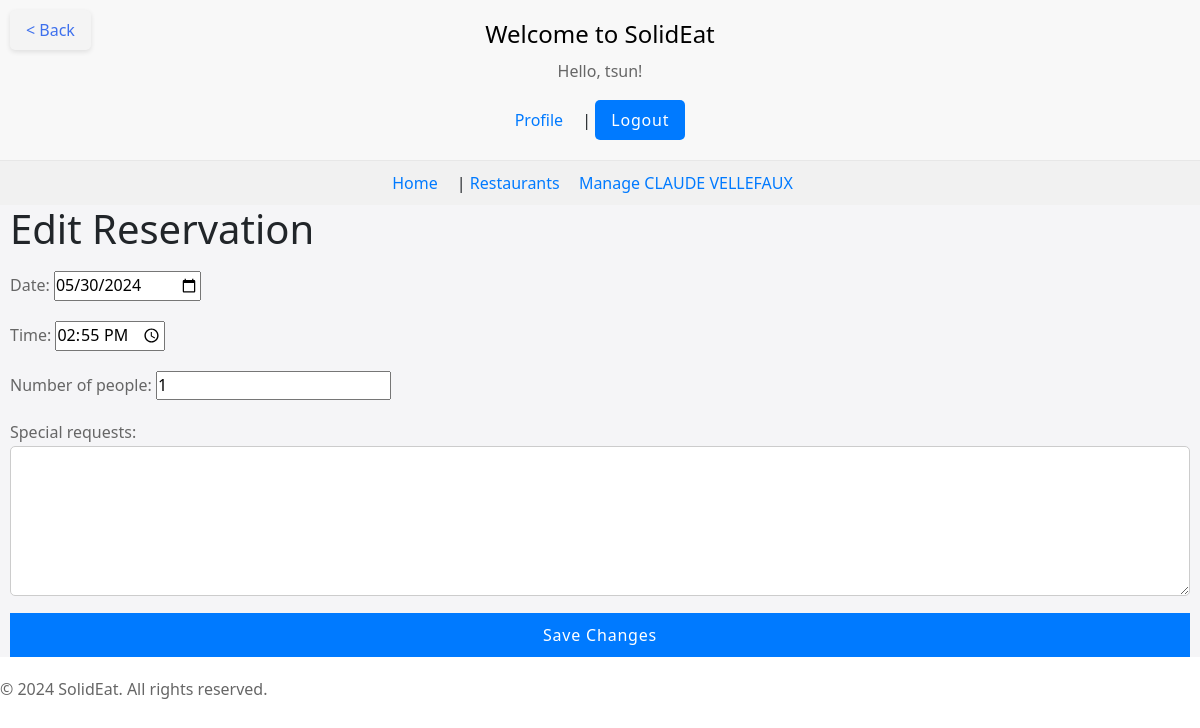
The page /booking/reservation/edit/12/ (signed in) on the database its author committed.
### booking/models.py (models this page shows, shortened)
class User(AbstractUser):
    is_manager = models.BooleanField(default=False)
    is_admin = models.BooleanField(default=False)

class Restaurant(models.Model):
    manager = models.ForeignKey(
        User,
        on_delete=models.SET_NULL,  # Corrected from on_related to on_delete
        null=True,
        blank=True,
        related_name='managed_restaurants'
    )
    TYPE_CHOICES = (
        ('S', 'Solidaire'),  # 'S' for Solidaire
        ('E', 'Economique'),  # 'E' for Economique
    )
    code = models.CharField(max_length=10)
    name = models.CharField(max_length=255)
    address = models.CharField(max_length=255)
    city = models.CharField(max_length=100)
    tt = models.CharField(max_length=100)  # Assuming 'tt' is a coordinate in string format
    type = models.CharField(max_length=1, choices=(('S', 'Solidaire'), ('E', 'Economique')))
    capacity = models.IntegerField(default=0)  # Default capacity
    description = models.TextField(default="No description available")  # Default description

class Reservation(models.Model):
    user = models.ForeignKey(settings.AUTH_USER_MODEL, on_delete=models.CASCADE, related_name="reservations")
    restaurant = models.ForeignKey('Restaurant', on_delete=models.CASCADE)
    date = models.DateField()
    time = models.TimeField()
    number_of_people = models.IntegerField(default=1)
    special_requests = models.TextField(blank=True, null=True)
    is_active = models.BooleanField(default=True)  # Indicates if the reservation is active or cancelled

### booking/views.py (the view)
# urls.py: path('reservation/edit/<int:reservation_id>/', edit_reservation, name='edit_reservation'),
@login_required
def edit_reservation(request, reservation_id):
    reservation = get_object_or_404(Reservation, id=reservation_id, restaurant__manager=request.user)
    form = ReservationForm(request.POST or None, instance=reservation)
    if form.is_valid():
        form.save()
        messages.success(request, 'Reservation updated successfully!')
        return redirect('manage_restaurant', restaurant_id=reservation.restaurant.id)
    return render(request, 'booking/edit_reservation.html', {'form': form})

### booking/forms.py (shortened to what this page needs)
class ReservationForm(ModelForm):
    class Meta:
        model = Reservation
        fields = ['date', 'time', 'number_of_people', 'special_requests']
        widgets = {
            'date': DateInput(attrs={'type': 'date'}),
            'time': TimeInput(attrs={'type': 'time'}),
            'number_of_people': NumberInput(attrs={'min': 1, 'step': 1}),
            'special_requests': Textarea(attrs={'rows': 3}),
        }

### templates/booking/edit_reservation.html (shortened to what this page needs)
{% extends 'base.html' %}
{% block content %}
<a href="javascript:void(0);" onclick="history.back();" class="back-button">
    &lt; Back
</a>
<h1>Edit Reservation</h1>
<form method="post">
    {{ form.as_p }}
    <button type="submit">Save Changes</button>
</form>
{% endblock %}

### templates/base.html (shortened to what this page needs)
{% load static %}
<!DOCTYPE html>
<html lang="en">
<head>
    <link rel="stylesheet" href="{% static 'css/style.css' %}">
    <link href="https://cdn.jsdelivr.net/npm/bootstrap@5.1.3/dist/css/bootstrap.min.css" rel="stylesheet">
</head>
<body>
    <header>
        <h1>Welcome to SolidEat</h1>
        {% if user.is_authenticated %}
            <p>Hello, {{ user.username }}!</p>
            <a href="{% url 'user_profile' %}">Profile</a> |
            <form action="{% url 'logout' %}" method="post">
                <button type="submit">Logout</button>
            </form>
        {% else %}
            <a href="{% url 'login' %}">Login</a> |
            <a href="{% url 'register' %}">Register</a>
        {% endif %}
    </header>
    <nav>
        <a href="{% url 'home' %}">Home</a> |
        <a href="{% url 'list_restaurants' %}">Restaurants</a>
        {% if user.is_authenticated and user.is_manager %}
            {% if user.managed_restaurants.exists %}
                {% for restaurant in user.managed_restaurants.all %}
                    <a href="{% url 'manage_restaurant' restaurant_id=restaurant.id %}">Manage {{ restaurant.name }}</a>
                {% endfor %}
            {% else %}
                <p>You are a manager but no restaurant is associated with your account.</p>
            {% endif %}
        {% endif %}
    </nav>
    <main>
        {% block content %}{% endblock %}
    </main>
    <footer>
        <p>© 2024 SolidEat. All rights reserved.</p>
    </footer>
</body>
</html>

### static/css/style.css (style rules this page uses)
* { margin: 0; padding: 0; box-sizing: border-box; }
body { font-family: 'Helvetica Neue', Arial, sans-serif; color: #333; background-color: #f5f5f7; }
main { padding-inline: 10px; background-color: #f5f5f7; }
p, li { font-size: 16px; line-height: 1.6; color: #666; }
a { color: #007aff; text-decoration: none; }
header { background-color: #f8f8f8; padding: 20px 40px; text-align: center; }
header h1 { font-size: 24px; color: #000; margin-bottom: 10px; }
header p { font-size: 16px; color: #666; }
header a, nav a { color: #007aff; text-decoration: none; margin-right: 15px; font-size: 16px; }
header form { display: inline; }
header button { padding: 8px 16px; background-color: #007aff; color: #fff; border: none; border-radius: 5px; cursor: pointer; }
nav { background-color: #f1f1f1; padding: 10px 40px; text-align: center; border-top: 1px solid #e7e7e7; }
body { background-color: #f4f4f4; }
.back-button { position: absolute; left: 10px; top: 10px; padding: 8px 16px; background-color: #f4f4f4; color: #3e70ed; text-decoration: none; border: none; border-radius: 5px; box-shadow: 0 2px 5px rgba(0,0,0,0.1); }
form { margin-bottom: 20px; }
form p { margin: 10px 0; }
button { background-color: #007aff; color: white; border: none; padding: 10px 15px; text-transform: uppercase; letter-spacing: 0.05em; border-radius: 5px; cursor: pointer; transition: background-color 0.3s ease; }
input[type="text"], input[type="email"], input[type="password"], textarea, select { width: 100%; padding: 12px; margin: 8px 0; display: inline-block; border: 1px solid #ccc; border-radius: 5px; box-sizing: border-box; font-family: 'Helvetica Neue', Arial, sans-serif; font-size: 16px; }
textarea { height: 150px; resize: vertical; }
form { display: flex; flex-direction: column; }

### rows shown on the page
User: username "tsun"
Restaurant: name "CLAUDE VELLEFAUX"
Reservation: date "05/30/2024", time "14:55:00", number_of_people "1"
